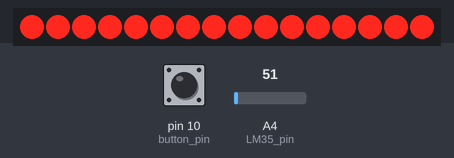
A sketch run on a simulated Arduino Uno, built with avr-gcc and run on an emulated ATmega328P. On the bench: 16 shift-register outputs drawn as a row of LEDs (first output left, lit = HIGH). Wiring (inferred from the names in the program): 2 × shift register (74HC595): data pin 11; shift clock pin 13; latch pin 9; MR pin 16. Wiring (inferred from the signals the program sends): row of LEDs: on Q0, Q1, Q2, Q3, Q4, Q5, Q6, Q7, Q8, Q9, Q10, Q11, Q12, Q13, Q14, Q15. Inputs (shaded band) come from the test bench; at power-on: pin 10 (button_pin) HIGH, A4 (LM35_pin) = 51.

Above: at 3.9 s.
4.0 s: pin 10 (button_pin) pulled LOW for 1 s
At 5.7 s:
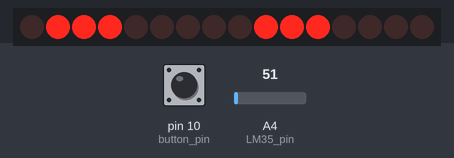
6.5 s: pin 10 (button_pin) pulled LOW for 0.15 s
At 6.9 s:
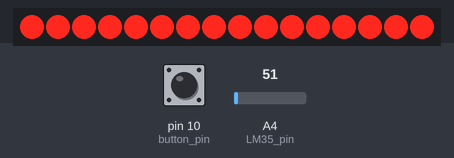
8.1 s: pin 10 (button_pin) pulled LOW for 3.2 s
At 12.7 s:
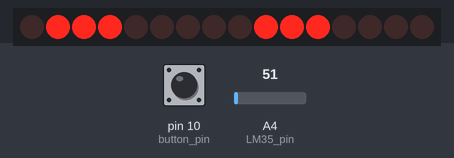
Timing chart, 0 to 14.2 s (numbered marks = the images above; inputs shaded):
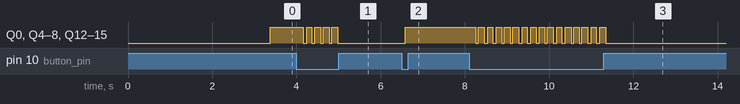

Measured:
- after the input at 4.0 s, Q0, Q4–8, Q12–15: alternates HIGH for 0.14 s and LOW for 0.07 s, 9 changes in all, then stays LOW, starting after 0.16 s
- after the input at 6.5 s, Q0, Q4–8, Q12–15: LOW → HIGH after 0.08 s
- after the input at 8.1 s, Q0, Q4–8, Q12–15: alternates HIGH for 0.14 s and LOW for 0.08 s, 31 changes in all, then stays LOW, starting after 0.16 s

The sketch:

MikroE_7x10R_Click_Demo.ino
```cpp
#define R_RST_pin          5
#define R_CLK_pin         15
#define MR_pin            16
#define LATCH_pin          9
#define SCK_pin           13
#define SDO_pin           12
#define SDI_pin           11
#define button_pin        10
#define LM35_pin          A4

#define no_of_smaples     32
#define max_temp          99
#define min_temp           0


boolean invert = false;

unsigned char i = 0;
unsigned char s = 0;
unsigned char ms = 0;

const unsigned char numbers[70] =
{
  0x0E, 0x0A, 0x0A, 0x0A, 0x0E, 0x00, 0x00,   //0
  0x06, 0x04, 0x04, 0x04, 0x0E, 0x00, 0x00,   //1
  0x0E, 0x08, 0x0E, 0x02, 0x0E, 0x00, 0x00,   //2
  0x0E, 0x08, 0x0C, 0x08, 0x0E, 0x00, 0x00,   //3
  0x0A, 0x0A, 0x0E, 0x08, 0x08, 0x00, 0x00,   //4
  0x0E, 0x02, 0x0E, 0x08, 0x0E, 0x00, 0x00,   //5
  0x0E, 0x02, 0x0E, 0x0A, 0x0E, 0x00, 0x00,   //6
  0x0E, 0x08, 0x08, 0x08, 0x08, 0x00, 0x00,   //7
  0x0E, 0x0A, 0x0E, 0x0A, 0x0E, 0x00, 0x00,   //8
  0x0E, 0x0A, 0x0E, 0x08, 0x0E, 0x00, 0x00    //9
};

unsigned char display_buffer[14];

unsigned int tmp = 0;

unsigned long cnt_previous = 0;
unsigned long cnt_present = 0;


void setup()
{
    pinMode(MR_pin, OUTPUT);
    pinMode(SCK_pin, OUTPUT);
    pinMode(SDI_pin, OUTPUT);
    pinMode(LATCH_pin, OUTPUT);
    pinMode(R_RST_pin, OUTPUT);
    pinMode(R_CLK_pin, OUTPUT);
    pinMode(SDO_pin, INPUT_PULLUP);
    pinMode(button_pin, INPUT_PULLUP);

    digitalWrite(MR_pin, HIGH);
    digitalWrite(SCK_pin, LOW);
    digitalWrite(SDI_pin, LOW);
    digitalWrite(R_RST_pin, LOW);
    digitalWrite(R_CLK_pin, LOW);
    digitalWrite(LATCH_pin, LOW);

    clear_buffer();
}

void loop()
{
    cnt_present = millis();

    if((cnt_present - cnt_previous) >= 1)
    {
        digitalWrite(R_CLK_pin, LOW);
        write_bytes_74HC595(display_buffer[i], display_buffer[i + 7]);
        digitalWrite(R_CLK_pin, HIGH);

        i++;
        ms++;
        if(i > 6)
        {
            i = 0;
            digitalWrite(R_RST_pin, HIGH);
            digitalWrite(R_RST_pin, LOW);
        }

        cnt_previous = cnt_present;
    }

    if(ms > 99)
    {
        tmp += analogRead(LM35_pin);
        s++;
        ms = 0;
        if(s > no_of_smaples)
        {
            tmp >>= 6;

            if(tmp >= max_temp)
            {
                tmp = max_temp;
            }
            if(tmp <= min_temp)
            {
                tmp = min_temp;
            }

            make_number(tmp);
            tmp = 0;
            s = 0;
        }

        if(digitalRead(button_pin) == false)
        {
            invert ^= true;
        }
    }
}


void clear_buffer()
{
    signed char pos = 0x0D;
    unsigned char value = 0x00;

    if(invert != false)
    {
        value = 0x00;
    }
    else
    {
        value = 0xFF;
    }

    while(pos > -1)
    {
        display_buffer[pos]= value;
        pos--;
    }
}


void update_display()
{
    digitalWrite(LATCH_pin, HIGH);
    digitalWrite(LATCH_pin, LOW);
}


void write_74HC595(unsigned char value)
{
    unsigned char clk = 0x08;

    while(clk > 0)
    {
        digitalWrite(SCK_pin, LOW);

        if((value & 0x80) != 0x00)
        {
            digitalWrite(SDI_pin, LOW);
        }
        else
        {
            digitalWrite(SDI_pin, HIGH);
        }

        digitalWrite(SCK_pin, HIGH);
        value <<= 1;

        clk--;
    }
}


void write_bytes_74HC595(unsigned char hb, unsigned char lb)
{
    if(invert != false)
    {
        hb = ~hb;
        lb = ~lb;
    }

    write_74HC595(lb);
    write_74HC595(hb);

    update_display();
}


void make_number(unsigned char value)
{
    signed char c = 0x06;
    unsigned char ch1 = 0x00;
    unsigned char ch2 = 0x00;

    unsigned int ch_temp = 0x0000;

    clear_buffer();

    ch1 = (value / 10);
    ch2 = (value % 10);

    while(c > -1)
    {
        display_buffer[c] = (numbers[(ch1 * 0x07) + c]);
        display_buffer[c + 0x07] = (numbers[(ch2 * 0x07) + c]);
        c--;
    }
}
```
